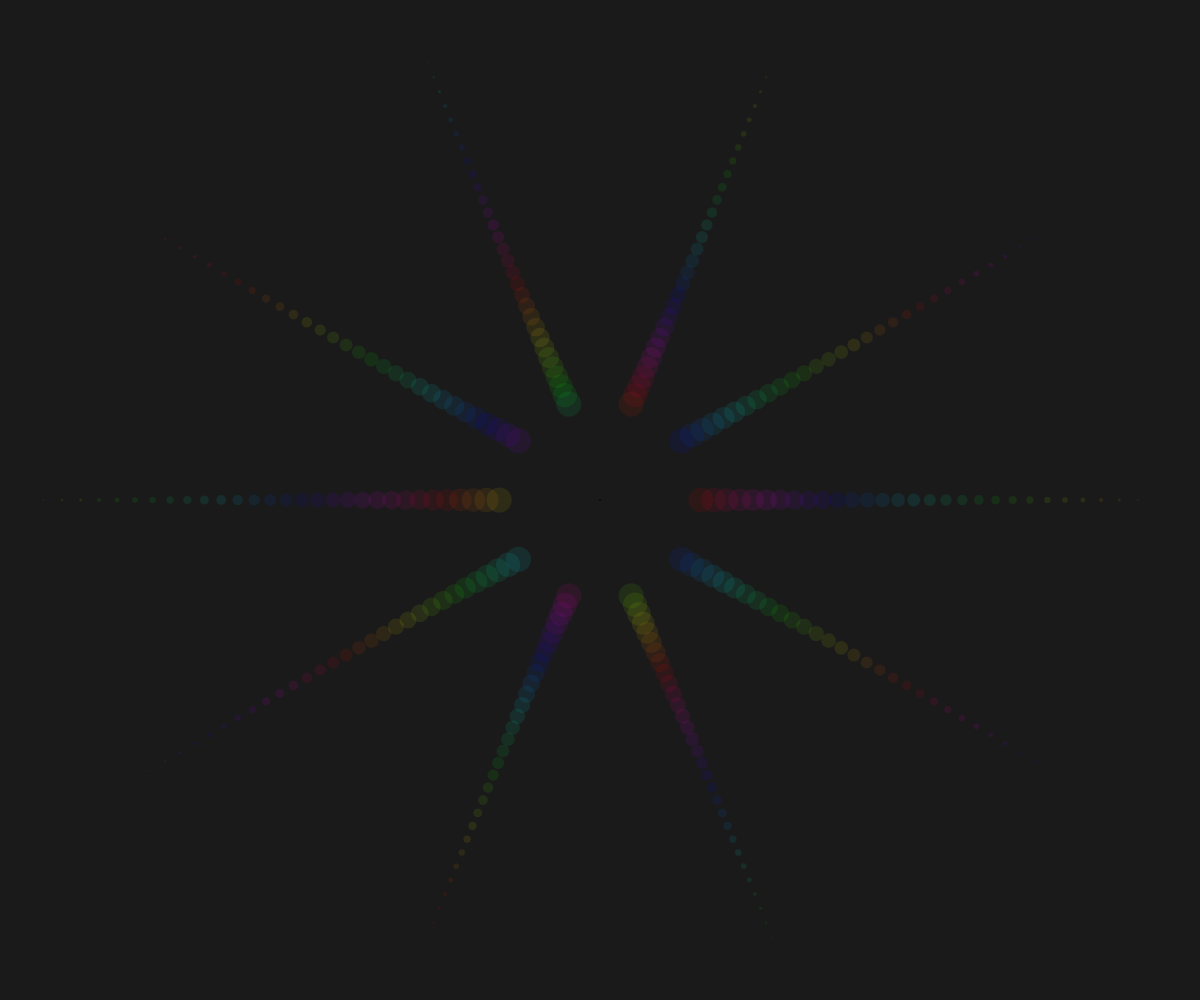
Frame 1 (no input)
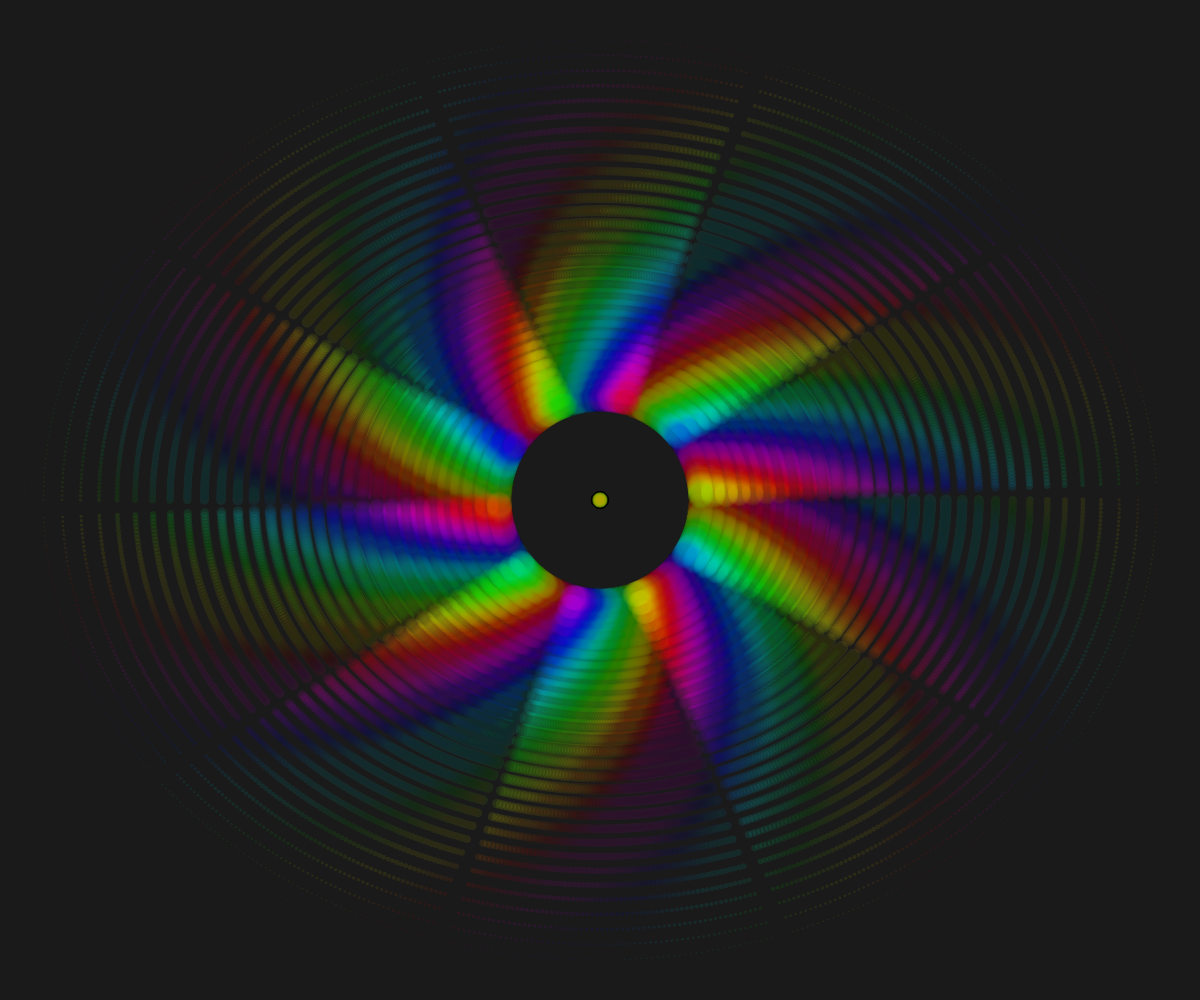
Frame 60 (no input)
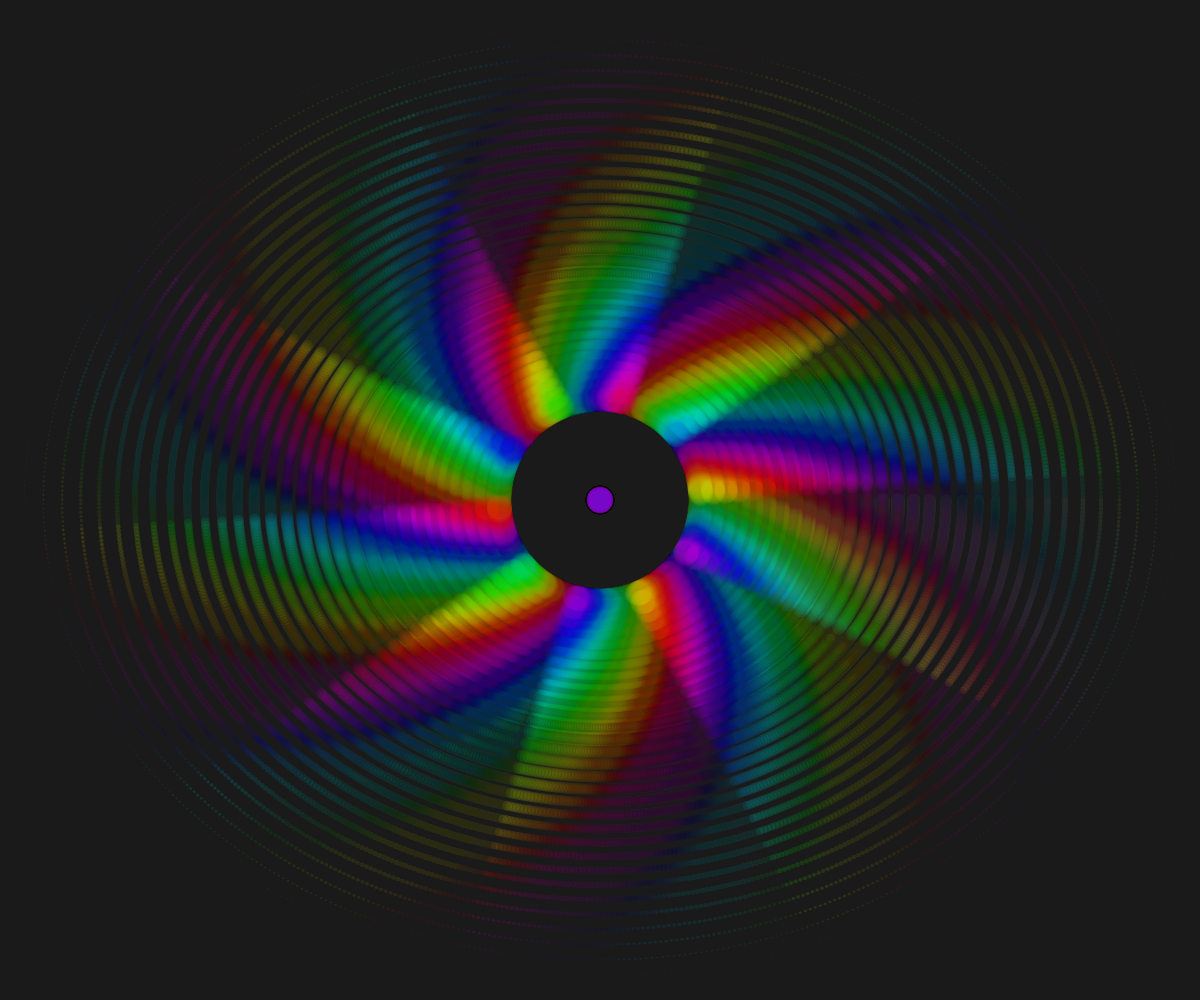
Frame 120 (the mouse pressed at the canvas centre since frame 60)

The p5.js sketch that drew these frames (run headless with seeded random() and noise() and a simulated clock; from frame 60 on, the mouse is pressed at the canvas centre):

// p5.js sketch
// ── sketch.js
function setup() {
  looping = true;

  createCanvas(innerWidth, innerHeight);
  frameRate(30);

  colorMode(HSB, 1, 1, 1, 1);
  noStroke();
  background(0.1);

  t = 0;
  num_levels = 30;
  d_max = map(max(width, height), 0, 2000, 1, 40);
  rw = width / 2 - d_max;
  rh = height / 2 - d_max;
}

function draw() {
  translate(width / 2, height / 2);
  background(0, 0.01);

  // center circle
  push();
  stroke(0);
  circle(0, 0, d_max * abs(sin(frameCount / 100) * 1.25));
  pop();

  for (let i = 0; i < TAU; i += TAU / 10) {
    for (let m = 0; m <= num_levels; m++) {
      d = ((m + 1) / num_levels) * d_max;
      rx = map(m, 0, num_levels, rw, d * 4);
      ry = map(m, 0, num_levels, rh, d * 4);
      x = rx * cos(t + i);
      y = ry * sin(t + i);
      hue_ = (t + i + m / num_levels) % 1;
      fill(hue_, 1, 0.9, 0.1);
      circle(x, y, d);
    }
  }

  t += 0.01;
}

function mousePressed() {
  if (looping) {
    noLoop();
    looping = false;
  } else {
    loop();
    looping = true;
  }
}
